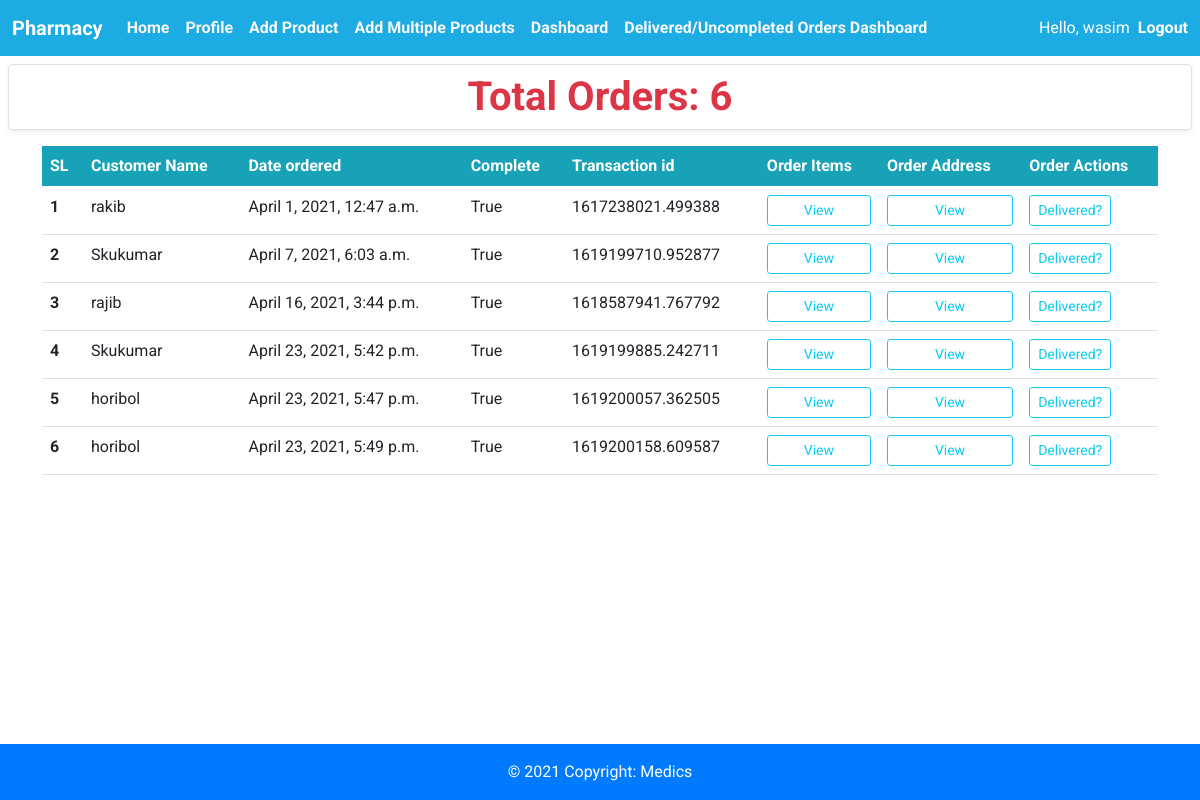
Page /pharmacy/dashboard (signed in) on the committed database.
### pharmacy/models.py (models this page shows, shortened)
class Order(models.Model):
    customer = models.ForeignKey(
        Customer, on_delete=models.SET_NULL, null=True, blank=True)
    shop = models.ForeignKey(
        Pharmacy, on_delete=models.CASCADE, null=True, blank=True, default="")
    date_ordered = models.DateTimeField(auto_now_add=True)
    complete = models.BooleanField(default=False)
    transaction_id = models.CharField(max_length=100, null=True)
    delivary_status = models.BooleanField(default=False)

class Customer(models.Model):
    user = models.OneToOneField(
        User, null=True, blank=True, on_delete=models.CASCADE)
    name = models.CharField(default='', max_length=200, null=True, blank=True)
    email = models.CharField(default='', blank=True, max_length=200, null=True)
    phone = models.CharField(default='', blank=True, max_length=200, null=True)
    profile_pic = models.ImageField(
        default="profile1.png", null=True, blank=True)
    date_created = models.DateTimeField(auto_now_add=True, null=True)
    def __str__(self):
        return self.name

### pharmacy/views.py (the view)
# urls.py: path('pharmacy/dashboard', views.pharmacyDashboard, name="pharmacy_dashboard"),
def pharmacyDashboard(request):
    user = request.user
    print(user)
    pharmecy = Pharmacy.objects.get(user=user)
    print(pharmecy)
    orders = Order.objects.filter(shop=pharmecy)
    orders = orders.filter(delivary_status=False).filter(
        complete=True).order_by('date_ordered')
    total_orders = orders.count()
    context = {'user': user, 'orders': orders, 'total_orders': total_orders}
    return render(request, 'pharmacy/pharmacyDashboard.html', context)

### pharmacy/models.py (called while the page is built)
    def __str__(self):
        return self.shop_name

### pharmacy/templates/pharmacy/pharmacyDashboard.html
{%extends 'pharmacy/pharmacyBase.html'%}
{%block content%}
<h1 class="text-center border rounded m-2 shadow-sm fw-bold py-2 text-danger ">Total Orders:
    <span class="text-danger">{{total_orders}}</span>
</h1>
<div class="container mt-3 .list">
    <table class="table ">
        <thead>
            <tr class="table " style=" background-color:#17A2B8; color:white;  ">
                <th scope="col">SL</th>
                <th scope="col">Customer Name</th>
                <th scope="col">Date ordered</th>
                <th scope="col">Complete</th>
                <th scope="col">Transaction id</th>
                <th scope="col">Order Items</th>
                <th scope="col">Order Address</th>
                <th scope="col">Order Actions</th>
            </tr>
        </thead>
        <tbody>
            {% for order in orders %}
            <tr>
                <th scope="row">{{forloop.counter}}</th>
                <td>{{order.customer}}</td>
                <td>{{order.date_ordered}}</td>
                <td>{{order.complete}}</td>
                <td>{{order.transaction_id}}</td>
                <td><a style="width:100%;" class="btn btn-sm btn-outline-info "
                        href="{%url 'pharmacy_dashboard_order_items' order.id %}">View</a>
                </td>
                <td><a style="width:100%;" class="btn btn-sm btn-outline-info"
                        href="{%url 'pharmacy_dashboard_order_address' order.id %}">View</a>
                </td>
                <td><a class="btn btn-sm btn-outline-info"
                        href="{% url 'pharmacy_dashboard_update_order' order.id %}">Delivered?</a></td>
            </tr>
            {%endfor%}
        </tbody>
    </table>
</div>
{%endblock%}

### pharmacy/templates/pharmacy/pharmacyNavbar.html (shortened to what this page needs)
<nav class="navbar navbar-expand-lg navbar-dark " style="background-color: #1CABE2;">
    <div class="container-fluid">
        <a class="navbar-brand fw-bold" href="#">Pharmacy</a>
        <div class="collapse navbar-collapse" id="navbarSupportedContent">
            <ul class="navbar-nav me-auto mb-2 mb-lg-0">
                <li class="nav-item">
                    <a class="nav-link fw-bold text-light" href="{% url 'pharmacy_home'%}">Home</a>
                </li>
                <li class="nav-item">
                    <a class="nav-link fw-bold text-light" href="{% url 'pharmacy_Profile'%}">Profile</a>
                </li>
                <li class="nav-item">
                    <a class="nav-link fw-bold text-light" href="{% url 'pharmacy_addproduct'%}">Add Product</a>
                </li>
                <li class="nav-item">
                    <a class="nav-link fw-bold text-light" href="{% url 'pharmacy_add_multi_product'%}">Add Multiple
                        Products</a>
                </li>
                <li class="nav-item">
                    <a class="nav-link fw-bold text-light" href="{% url 'pharmacy_dashboard' %}">Dashboard</a>
                </li>
                <li class="nav-item">
                    <a class="nav-link fw-bold text-light"
                        href="{% url 'pharmacy_delivered_dashboard' %}">Delivered/Uncompleted
                        Orders
                        Dashboard</a>
                </li>
            </ul>
            <div class="d-flex">
                <span class="hello-msg text-white">Hello, {{request.user}}</span>
                <span><a class="fw-bold hello-msg text-white  ms-2 text-decoration-none"
                        href="{% url 'pharmacy_logout' %}">Logout</a></span>
            </div>
        </div>
</nav>

### pharmacy/templates/pharmacy/pharmacyBase.html (style rules this page uses)
html, body { font-family: 'Roboto', sans-serif; }

### rows in the picture
Order: customer "rakib", date_ordered "April 1, 2021, 12:47 a.m.", complete "True", transaction_id "1617238021.499388"
Order: customer "Skukumar", date_ordered "April 7, 2021, 6:03 a.m.", complete "True", transaction_id "1619199710.952877"
Order: customer "rajib", date_ordered "April 16, 2021, 3:44 p.m.", complete "True", transaction_id "1618587941.767792"
Order: customer "Skukumar", date_ordered "April 23, 2021, 5:42 p.m.", complete "True", transaction_id "1619199885.242711"
Order: customer "horibol", date_ordered "April 23, 2021, 5:47 p.m.", complete "True", transaction_id "1619200057.362505"
Order: customer "horibol", date_ordered "April 23, 2021, 5:49 p.m.", complete "True", transaction_id "1619200158.609587"

### other values in the picture
{{ request.user }} "wasim"
{{ total_orders }} "6"
